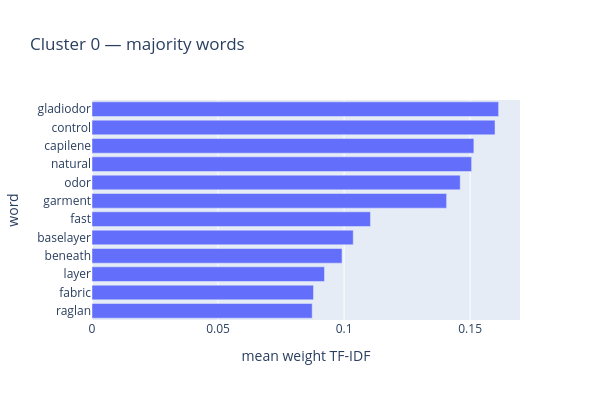
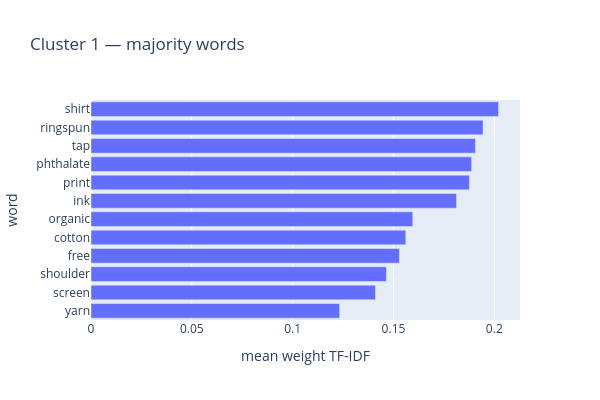
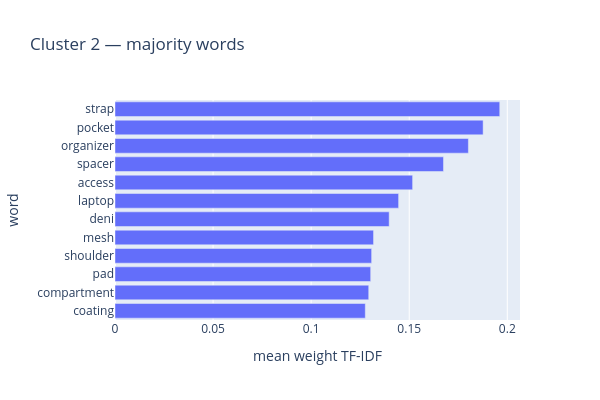
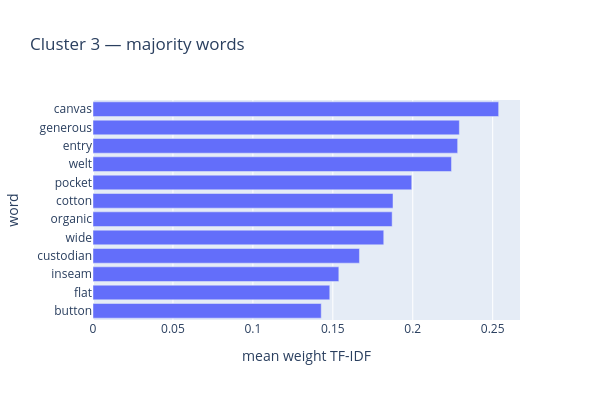

Notebook cell for these charts, in order:
### Code cell
cluster_ids = np.unique(labels[labels != -1]) # Parcours tous les clusters sauf le bruit (-1)

for cluster_id in cluster_ids:
    mask = labels == cluster_id
    assert cluster_id != -1 and mask.any()

    X_cluster = tfidf_unigram_matrix[mask]

    # Poids TF-IDF moyen de chaque mot dans ce groupe
    weight = np.asarray(X_cluster.mean(axis=0)).ravel()
    top = np.argsort(weight)[::-1][:12]
    top = top[weight[top] > 0]

    words_cluster = pd.DataFrame({
        "word": words[top],
        "mean weight TF-IDF": weight[top]
    })

    fig = px.bar(
        words_cluster,
        x="mean weight TF-IDF",
        y="word",
        orientation="h",
        title=f"Cluster {cluster_id} — majority words",
        height=400,
        width=600
    )
    fig.update_yaxes(categoryorder="total ascending")
    fig.show()

    # Descriptions les plus proches du centre moyen en distance cosinus
    center = np.asarray(X_cluster.mean(axis=0))
    similarities = cosine_similarity(X_cluster, center).ravel()

    positions = np.flatnonzero(mask)
    selection = positions[np.argsort(similarities)[::-1][:3]]

    print(f"Cluster {cluster_id} : {len(positions)} products")

    with pd.option_context("display.max_colwidth", None):
        display(reading.iloc[selection][["id", "text"]])

### Figure 1 — Plotly figure (JSON) as saved in the notebook; plotly's stock layout.template omitted (floating-point values rounded to 4 significant figures)
{"data": [{"hovertemplate": "mean weight TF-IDF=%{x}<br>word=%{y}<extra></extra>", "legendgroup": "", "marker": {"color": "#636efa", "pattern": {"shape": ""}}, "name": "", "orientation": "h", "showlegend": false, "textposition": "auto", "type": "bar", "x": [0.1613, 0.1599, 0.1515, 0.1506, 0.1461, 0.1407, 0.1105, 0.1036, 0.09919, 0.09223, 0.08787, 0.08735], "xaxis": "x", "y": ["gladiodor", "control", "capilene", "natural", "odor", "garment", "fast", "baselayer", "beneath", "layer", "fabric", "raglan"], "yaxis": "y"}], "layout": {"barmode": "relative", "height": 400, "legend": {"tracegroupgap": 0}, "title": {"text": "Cluster 0 — majority words"}, "width": 600, "xaxis": {"anchor": "y", "domain": [0, 1], "title": {"text": "mean weight TF-IDF"}}, "yaxis": {"anchor": "x", "categoryorder": "total ascending", "domain": [0, 1], "title": {"text": "word"}}}}

### Figure 2 — Plotly figure (JSON) as saved in the notebook; plotly's stock layout.template omitted (floating-point values rounded to 4 significant figures)
{"data": [{"hovertemplate": "mean weight TF-IDF=%{x}<br>word=%{y}<extra></extra>", "legendgroup": "", "marker": {"color": "#636efa", "pattern": {"shape": ""}}, "name": "", "orientation": "h", "showlegend": false, "textposition": "auto", "type": "bar", "x": [0.2021, 0.1944, 0.1906, 0.1888, 0.1877, 0.1813, 0.1596, 0.1561, 0.153, 0.1465, 0.1411, 0.1233], "xaxis": "x", "y": ["shirt", "ringspun", "tap", "phthalate", "print", "ink", "organic", "cotton", "free", "shoulder", "screen", "yarn"], "yaxis": "y"}], "layout": {"barmode": "relative", "height": 400, "legend": {"tracegroupgap": 0}, "title": {"text": "Cluster 1 — majority words"}, "width": 600, "xaxis": {"anchor": "y", "domain": [0, 1], "title": {"text": "mean weight TF-IDF"}}, "yaxis": {"anchor": "x", "categoryorder": "total ascending", "domain": [0, 1], "title": {"text": "word"}}}}

### Figure 3 — Plotly figure (JSON) as saved in the notebook; plotly's stock layout.template omitted (floating-point values rounded to 4 significant figures)
{"data": [{"hovertemplate": "mean weight TF-IDF=%{x}<br>word=%{y}<extra></extra>", "legendgroup": "", "marker": {"color": "#636efa", "pattern": {"shape": ""}}, "name": "", "orientation": "h", "showlegend": false, "textposition": "auto", "type": "bar", "x": [0.1962, 0.1877, 0.1802, 0.1675, 0.1517, 0.1446, 0.1398, 0.1318, 0.1308, 0.1304, 0.1294, 0.1276], "xaxis": "x", "y": ["strap", "pocket", "organizer", "spacer", "access", "laptop", "deni", "mesh", "shoulder", "pad", "compartment", "coating"], "yaxis": "y"}], "layout": {"barmode": "relative", "height": 400, "legend": {"tracegroupgap": 0}, "title": {"text": "Cluster 2 — majority words"}, "width": 600, "xaxis": {"anchor": "y", "domain": [0, 1], "title": {"text": "mean weight TF-IDF"}}, "yaxis": {"anchor": "x", "categoryorder": "total ascending", "domain": [0, 1], "title": {"text": "word"}}}}

### Figure 4 — Plotly figure (JSON) as saved in the notebook; plotly's stock layout.template omitted (floating-point values rounded to 4 significant figures)
{"data": [{"hovertemplate": "mean weight TF-IDF=%{x}<br>word=%{y}<extra></extra>", "legendgroup": "", "marker": {"color": "#636efa", "pattern": {"shape": ""}}, "name": "", "orientation": "h", "showlegend": false, "textposition": "auto", "type": "bar", "x": [0.2537, 0.2291, 0.2281, 0.2242, 0.1994, 0.1876, 0.1871, 0.1819, 0.1667, 0.1538, 0.1481, 0.1428], "xaxis": "x", "y": ["canvas", "generous", "entry", "welt", "pocket", "cotton", "organic", "wide", "custodian", "inseam", "flat", "button"], "yaxis": "y"}], "layout": {"barmode": "relative", "height": 400, "legend": {"tracegroupgap": 0}, "title": {"text": "Cluster 3 — majority words"}, "width": 600, "xaxis": {"anchor": "y", "domain": [0, 1], "title": {"text": "mean weight TF-IDF"}}, "yaxis": {"anchor": "x", "categoryorder": "total ascending", "domain": [0, 1], "title": {"text": "word"}}}}
